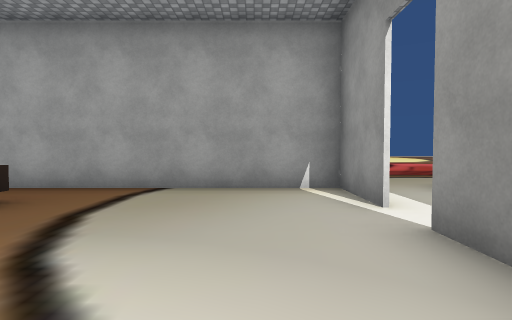
view 1 (above)

12 first-person views from a walk through a 3-D level made in the Unity game engine. The camera is 1.4 m above the floor, tilts 2° down and sees 80° across. Doors are open. The floor is counted in squares, 2 m on a side. Each view is taken from the middle of a square. On the plan, view 1 faces up. The plan holds only what a view shows up to about 10 squares ahead; the rest is blank. The place goes on beyond the plan. Some animated figures are not drawn. Some surface patterns are stand-ins.

view 2
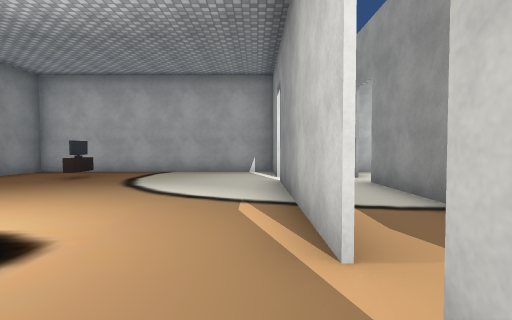

view 3
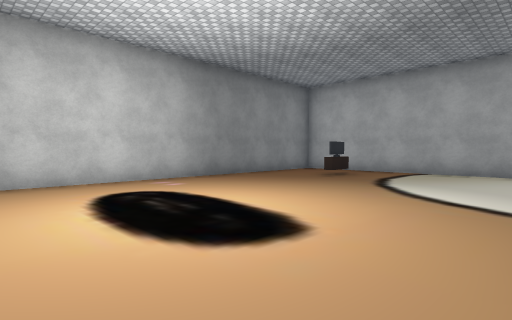

view 4
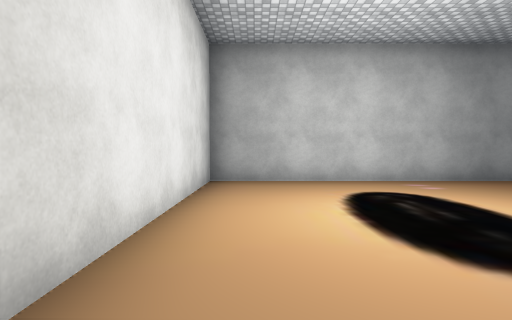

view 5
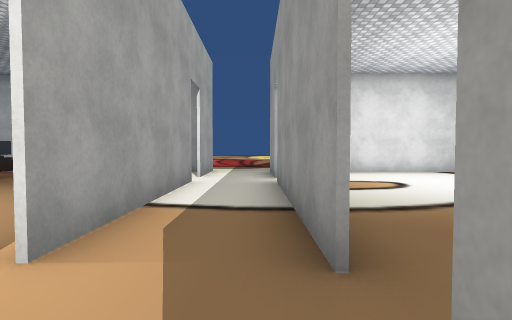

view 6
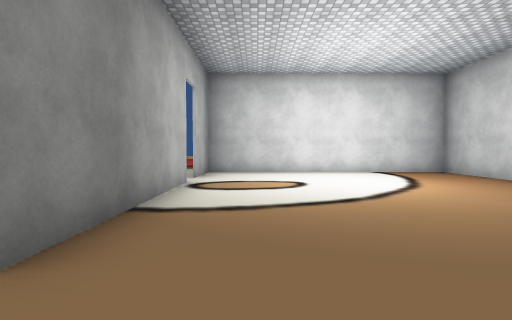

view 7
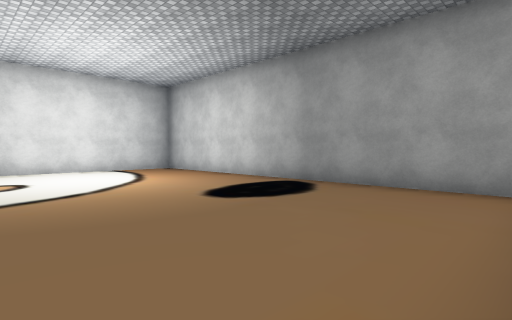

view 8
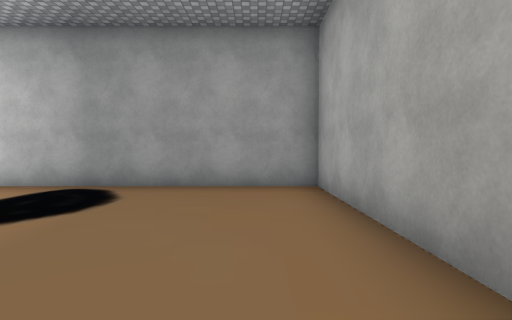

view 9
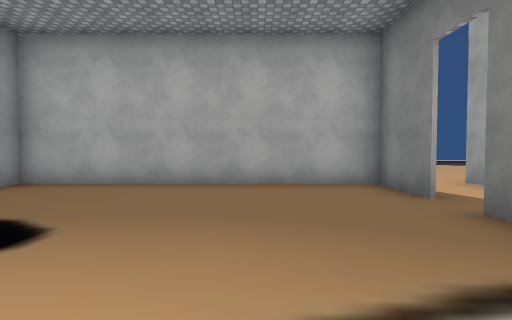

view 10
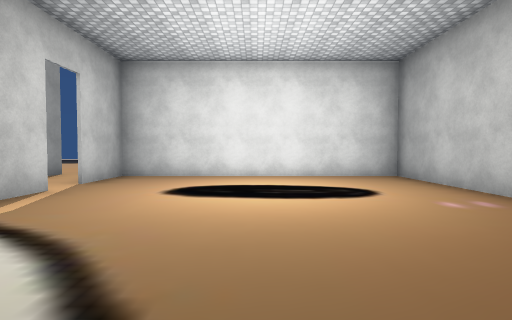

view 11
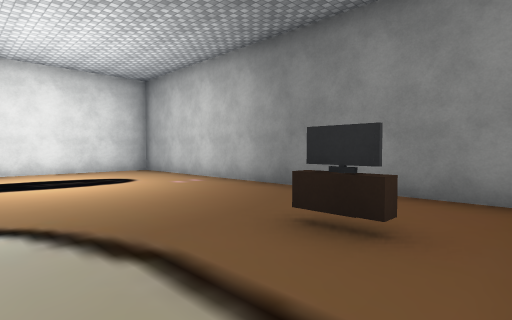

view 12
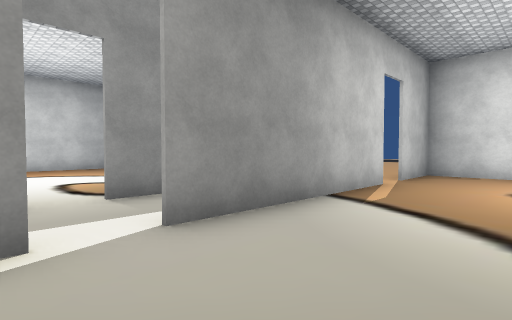

### Floor plan
Points are (right, up) in squares from view 1. A wall is a line through its corners. A room is listed if a view was taken in it or the views show most of it. See-through windows are left out.
Room 1 (views 1, 2, 3, 4, 10, 11, 12)
walls: (1.5, 3.6) (1.5, 5.5) (-5.7, 5.5) (-5.7, -5) (1.5, -5) (1.5, -3.1); (1.5, -2.2) (1.5, 2.8)
ways out: open door at (2.8, -2.8) to room 4; open door at (3, 3) to room 4
objects: TV (-3, 4)
Room 2 (view 5)
walls: (1.6, -4.8) (1.6, -5.5); (3.5, -5.6) (3.5, -3.2); (3.5, 3.5) (3.5, 5.8); (1.6, 5.9) (1.6, 3.6)
Room 3 (views 6, 7, 8, 9)
walls: (3.5, 2.5) (3.5, -2.4); (3.5, -3.2) (3.5, -5.2) (10.8, -5.2) (10.8, 5.4) (3.5, 5.4) (3.5, 3.5)
Room 4 (no view inside)
walls: (3.5, -2.4) (3.5, 2.5); (1.6, 2.6) (1.6, -2.2)
ways out: open door at (2.8, -2.8) to room 1; open door at (3, 3) to room 1

Where each view was taken, in squares from view 1:
view 1: 0 up, 0 right, facing up
view 2: 4 down, 1 right, facing up
view 3: 4 down, 1 right, facing up-left
view 4: 4 down, 1 right, facing left
view 5: 4 down, 3 right, facing up
view 6: 4 down, 5 right, facing up
view 7: 5 down, 5 right, facing up-right
view 8: 4 down, 5 right, facing right
view 9: 1 up, 6 right, facing down
view 10: 3 up, 2 left, facing down
view 11: 5 up, 1 left, facing down-left
view 12: 4 up, 1 left, facing down-right
